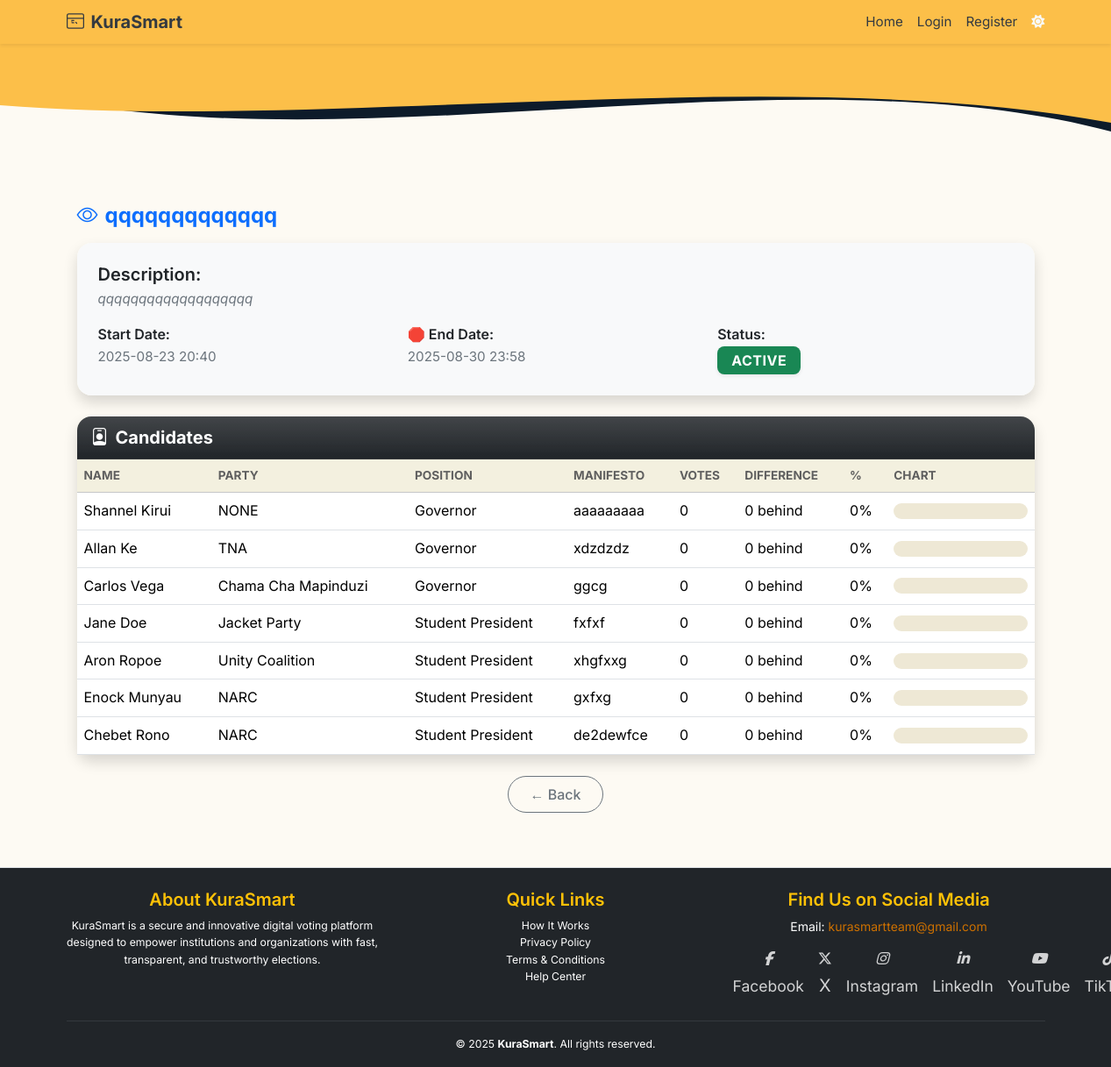
The page /admin/elections/1 on the database its author committed.
### app/models.py (models this page shows, shortened)
class Election(db.Model):
    __tablename__ = 'election'
    id = db.Column(db.Integer, primary_key=True)
    title = db.Column(db.String(255), nullable=False)
    description = db.Column(db.Text)
    start_date = db.Column(db.DateTime(timezone=True), nullable=False)
    end_date = db.Column(db.DateTime(timezone=True), nullable=False)
    is_active = db.Column(db.Boolean, default=True)
    status = db.Column(db.Enum(ElectionStatusEnum), nullable=False, default=ElectionStatusEnum.INACTIVE)
    created_at = db.Column(db.DateTime(timezone=True), default=lambda: datetime.now(ZoneInfo("UTC")))
    updated_at = db.Column(db.DateTime(timezone=True), onupdate=lambda: datetime.now(ZoneInfo("UTC")))
    deactivated_by = db.Column(db.Integer, db.ForeignKey('users.id'))
    candidates = db.relationship('Candidate', back_populates='election', lazy='select')
    positions = db.relationship('Position', back_populates='election', lazy='select', cascade="all, delete-orphan")
    votes = db.relationship('Vote', back_populates='election', lazy='select')

class Candidate(db.Model):
    __tablename__ = 'candidate'
    id = db.Column(db.Integer, primary_key=True)
    user_id = db.Column(db.Integer, db.ForeignKey('users.id'), nullable=False)
    election_id = db.Column(db.Integer, db.ForeignKey('election.id'), nullable=False)
    position_id = db.Column(db.Integer, db.ForeignKey('position.id'), nullable=False)
    full_name = db.Column(db.String(100), nullable=False)
    profile_photo = db.Column(db.String(255))
    party_name = db.Column(db.String(100))
    position = db.Column(db.String(100), nullable=True)
    description = db.Column(db.Text)
    manifesto = db.Column(db.Text)
    approved = db.Column(db.Boolean, default=False)
    created_at = db.Column(db.DateTime, default=datetime.utcnow)
    user = db.relationship('User', back_populates='candidates')
    election = db.relationship('Election', back_populates='candidates')
    position_rel = db.relationship('Position', back_populates='candidates')
    votes = db.relationship('Vote', back_populates='candidate', lazy='dynamic')

### app/routes/web_auth.py (the view)
@admin_web_bp.route("/elections/<int:election_id>")
def view_election(election_id):
    election = Election.query.get_or_404(election_id)
    candidates = Candidate.query.filter_by(election_id=election_id).all()
    vote_counts = (
        db.session.query(Vote.candidate_id, func.count(Vote.id).label("vote_count"))
        .filter(Vote.election_id == election_id)
        .group_by(Vote.candidate_id)
        .all()
    )
    vote_count_map = {cid: count for cid, count in vote_counts}
    for candidate in candidates:
        candidate.vote_count = vote_count_map.get(candidate.id, 0)
    total_votes = sum(vote_count_map.values())
    return render_template(
        "admin/view_election.html",
        election=election,
        candidates=candidates,
        total_votes=total_votes,
    )

### app/routes/web_auth.py (called while the page is built)
@admin_web_bp.context_processor
def inject_notifications():
    if current_user.is_authenticated:
        unread_notifications = Notification.query.filter_by(user_id=current_user.id, read=False).order_by(Notification.created_at.desc()).all()
        return dict(unread_notifications=unread_notifications)
    return dict(unread_notifications=[])

### app/templates/admin/view_election.html (shortened to what this page needs)
{% extends "base.html" %}
{% block content %}
<div class="container py-4" data-aos="fade-up">
  <div class="d-flex flex-column flex-md-row justify-content-between align-items-start align-items-md-center mb-3 gap-3">
    <h2 class="fw-bold text-primary d-flex align-items-center flex-wrap mb-0 fs-4 fs-md-2">
      <i class="bi bi-eye me-2"></i>{{ election.title }}
    </h2>
  </div>
  <div class="card shadow rounded-4 border-0 mb-4">
    <div class="card-body bg-light rounded-4 p-3 p-md-4">
      <div class="mb-3">
        <h5 class="fw-semibold text-dark mb-1">Description:</h5>
        <p class="text-muted fst-italic mb-0">{{ election.description or '—' }}</p>
      </div>
      <div class="row row-cols-1 row-cols-md-3 g-3">
        <div>
          <span class="fw-semibold text-dark">Start Date:</span>
          <div class="text-muted">{{ election.start_date.strftime('%Y-%m-%d %H:%M') }}</div>
        </div>
        <div>
          <span class="fw-semibold text-dark">🛑 End Date:</span>
          <div class="text-muted">{{ election.end_date.strftime('%Y-%m-%d %H:%M') }}</div>
        </div>
        <div>
          {% set status_clr = {'inactive':'secondary','active':'success','paused':'warning','ended':'danger'}.get(election.status.value,'dark') %}
          <span class="fw-semibold text-dark">Status:</span>
          <div>
            <span class="badge bg-{{ status_clr }} text-uppercase shadow-sm px-3 py-2 fs-6">
              {{ election.status.value.title() }}
            </span>
          </div>
        </div>
      </div>
    </div>
  </div>
  <div class="card shadow rounded-4 border-0">
    <div class="card-header bg-gradient bg-dark text-white fw-bold rounded-top-4 d-flex align-items-center fs-5">
      <i class="bi bi-person-badge me-2"></i> Candidates
    </div>
    <div class="card-body bg-white rounded-bottom-4 p-0">
      {% if candidates %}
        <div class="table-responsive">
          <table class="table table-hover align-middle mb-0">
            <thead class="table-light text-uppercase small text-muted">
              <tr>
                <th>Name</th>
                <th>Party</th>
                <th>Position</th>
                <th>Manifesto</th>
                {% if election.status.value in ['active', 'ended'] %}
                  <th>Votes</th>
                  <th>Difference</th>
                  <th>%</th>
                  <th>Chart</th>
                {% endif %}
              </tr>
            </thead>
            <tbody>
              {% set sorted_candidates = candidates|sort(attribute='vote_count', reverse=True) %}
              {% set top_vote = sorted_candidates[0].vote_count if sorted_candidates else 0 %}
              {% for cand in sorted_candidates %}
                {% set is_leader = cand.vote_count == top_vote and top_vote > 0 %}
                {% set vote_percent = (cand.vote_count / total_votes * 100) if total_votes > 0 else 0 %}
                <tr class="{% if is_leader %}table-success fw-semibold{% endif %}">
                  <td class="text-break">
                    {{ cand.full_name }}
                  </td>
                  <td class="text-break">{{ cand.party_name or '—' }}</td>
                  <td class="text-break">{{ cand.position }}</td>
                  <td class="text-wrap text-break" style="white-space: pre-wrap;">{{ cand.manifesto }}</td>
                  {% if election.status.value in ['active', 'ended'] %}
                    <td>{{ cand.vote_count }}</td>
                    <td>
                      {% if is_leader %}
                        —
                      {% else %}
                        {{ top_vote - cand.vote_count }} behind
                      {% endif %}
                    </td>
                    <td>{{ vote_percent|round(2) }}%</td>
                    <td style="min-width: 140px; max-width: 140px;">
                      <div class="progress" style="height: 18px; border-radius: .75rem;">
                      </div>
                    </td>
                  {% endif %}
                </tr>
              {% endfor %}
            </tbody>
          </table>
        </div>
      {% else %}
        <p class="text-center text-muted my-4">No candidates found for this election.</p>
      {% endif %}
    </div>
  </div>
  <div class="mt-4 text-center">
    <a href="{{ request.referrer or url_for('dashboard.dashboard_home') }}" class="btn btn-outline-secondary rounded-pill px-4 py-2 w-20 w-sm-auto">
      ← Back
    </a>
  </div>
</div>
{% endblock %}

### app/static/styles.css (style rules this page uses)
body { font-family: 'Segoe UI', Tahoma, Geneva, Verdana, sans-serif; background-color: #f8f9fa; margin: 0; padding: 0; }

### app/templates/base.html (style rules this page uses)
body { font-family: 'Inter', sans-serif; background-color: #F3DBCA; margin: 0; padding: 0; line-height: 1.6; }

### rows shown on the page
Election: title "qqqqqqqqqqqqq", description "qqqqqqqqqqqqqqqqqqq", start_date "2025-08-23 20:40", end_date "2025-08-30 23:58", status.value "ACTIVE"
Candidate: full_name "Shannel Kirui", party_name "NONE", position "Governor", manifesto "aaaaaaaaa", vote_count "0", top_vote-cand.vote_count "0", approved "0"
Candidate: full_name "Allan Ke", party_name "TNA", position "Governor", manifesto "xdzdzdz", vote_count "0", top_vote-cand.vote_count "0", approved "0"
Candidate: full_name "Carlos Vega", party_name "Chama Cha Mapinduzi", position "Governor", manifesto "ggcg", vote_count "0", top_vote-cand.vote_count "0", approved "0"
Candidate: full_name "Jane Doe", party_name "Jacket Party", position "Student President", manifesto "fxfxf", vote_count "0", top_vote-cand.vote_count "0", approved "0"
Candidate: full_name "Aron Ropoe", party_name "Unity Coalition", position "Student President", manifesto "xhgfxxg", vote_count "0", top_vote-cand.vote_count "0", approved "0"
Candidate: full_name "Enock Munyau", party_name "NARC", position "Student President", manifesto "gxfxg", vote_count "0", top_vote-cand.vote_count "0", approved "0"
Candidate: full_name "Chebet Rono", party_name "NARC", position "Student President", manifesto "de2dewfce", vote_count "0", top_vote-cand.vote_count "0", approved "0"
